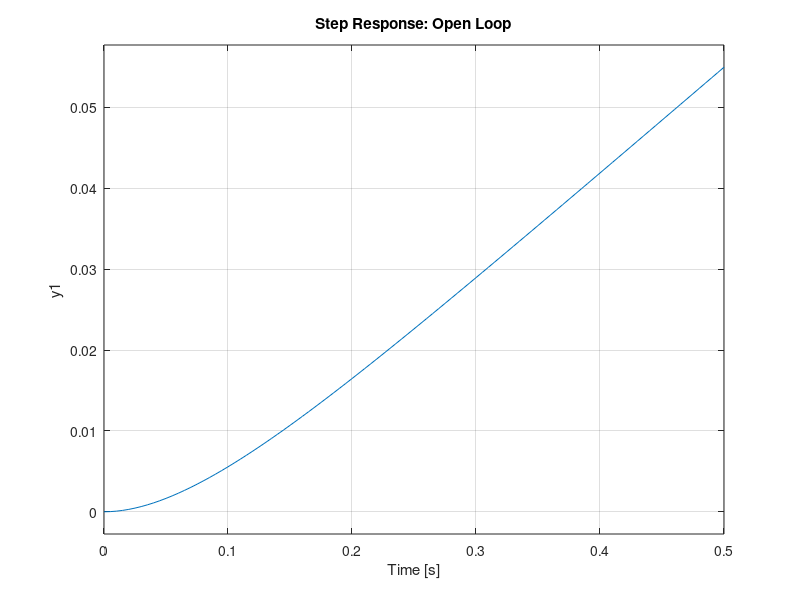
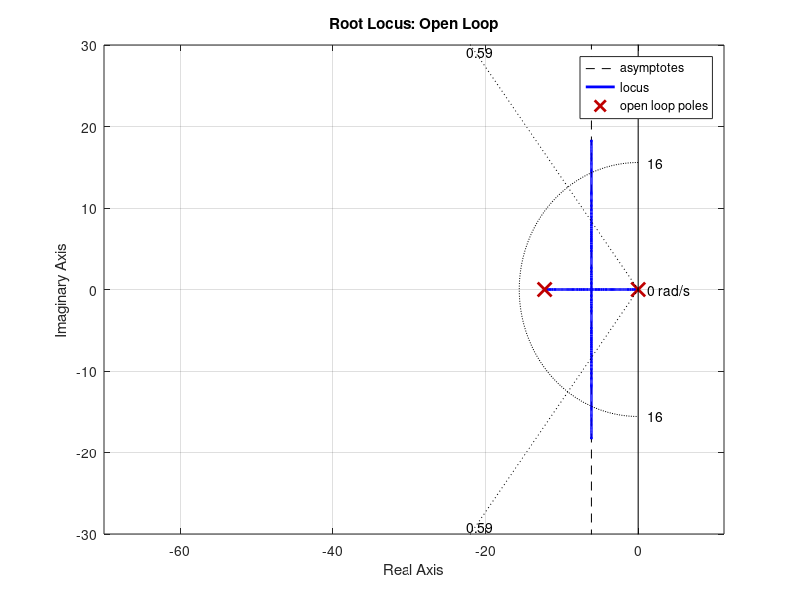
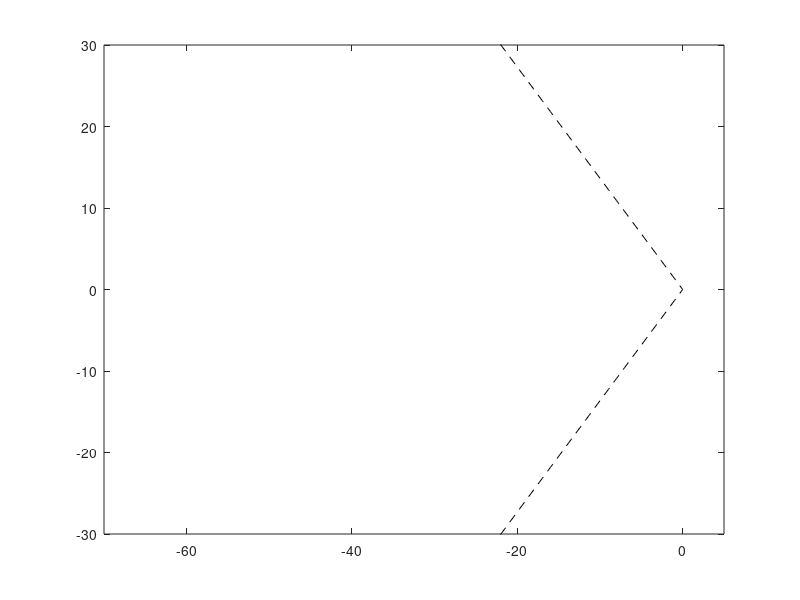
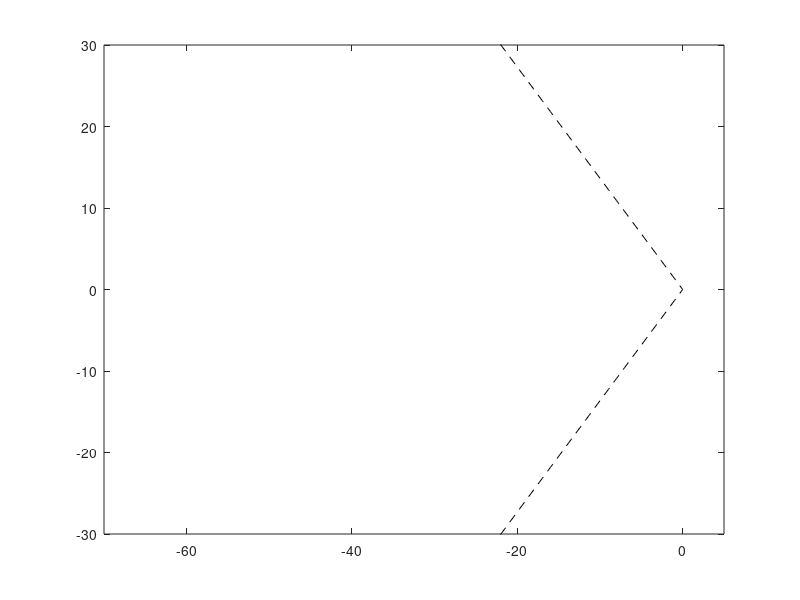

MATLAB code for these plots, in order: (Note: this script raises an error after producing the figures.)
clc; clear; close all;
% Thomas Lønne Stiansen - FHV Winter Semester 2025
    % For PID control with Root Locus on cart

% Constants
markSize = 10;
sign = -1; % for negative feedback
yLims = 30;
xMin = -70;
xMax = 5;
dk = 0.005;        % Root-Locus: Step size
k = 0 : dk : 46; % Root-Locus: Locus size
x = xMin : 0;

%% Plant

% Loaded from cart_Model.m
    % With Weight
        K = 0.131346246942449;
        tau = 0.081642070282424;
    % Without Weight
        % K = 0.143342010172210;
        % tau = 0.058378523227571;
s = tf('s');
G_cartVel = K / (tau*s + 1);   % G  =  V_c(s) / V_m(s)  =  [m/s] / [V]
    % Integrate to get position control
G_cartPos = G_cartVel * (1/s); % G  =  X_c(s) / V_m(s)  =  [m]   / [V]

G_OL = G_cartPos;
plant = zpk(G_OL)

% IT_1 Block
figure
step(G_OL)
title('Step Response: Open Loop')

%% Requirements

% Requirements
OS_percent = 10; % [percent]
% ts = 0.6; % [sec]
tp = 0.25; % [sec]

% Mp = OS   ,   D = zeta    ,   wn = omega_n
OS = OS_percent / 100;
    % Damping Ratio
zeta = -log(OS) / sqrt( pi^2 + log(OS)^2 ); % MATLAB: log = ln
    % Natural Frequency
% omega_n = 4/(ts*zeta);
omega_n = pi / (tp * sqrt(1 - zeta^2) );

% Damped Frequency of Oscillation
omega_d = omega_n * sqrt(1 - zeta^2);
% Exponential Damping Frequency
sigma_d = zeta*omega_n;

% Stability Lines
theta = acos(zeta);
y1 = +tan(theta)*x;
y2 = -tan(theta)*x;

%% Default System Root Locus

% Root Locus
figure
rlocus(G_OL)
title('Root Locus: Open Loop')
ylim([-yLims yLims])
xlim([xMin xMax])
sgrid(zeta, omega_n)

%% PD Design - Inspired by Lösung_11.pdf

% Desired Poles
p_w = - sigma_d + j*omega_d;

% Poles of Plant
p_i = pole(G_OL);

% Angles of System Poles
for i = 1 : length(p_i)
    phi(i) = rad2deg( atan2( (imag(p_w) - imag(p_i(i)) ), ... % Δy
                             (real(p_w) - real(p_i(i)) ) ) ); % Δx
end
% Required Angle
phi_zD = 180 + sum(phi);

% PD Zero
z_D_calc = omega_d / tand(phi_zD) + sigma_d;
    z_D = 25;

% PD Controller
% G_PD = (s + z_D);
    tau_f = 0.001;
    G_PD = (s + z_D) * 1/(tau_f*s + 1);

% Root Locus
figure
rlocus(G_OL * G_PD)
hold on
title('Root Locus: PD Design')
sgrid(zeta,omega_n);
    plot(x, y1, '--k',  x, y2, '--k');
ylim([-yLims yLims])
xlim([xMin xMax])

%%% Selected from Root-Locus %%%
% K_PD = 20;
K_PD = 1.4;

    % Pole Zero Map of PD Control
    G_CL = feedback( K_PD*G_PD * G_OL , 1, sign);
    figure
    pzmap(G_CL)
    title('Pole-Zero Map: PD Control')
    hold on
    sgrid(zeta, omega_n)
        plot(x, y1, '--k',  x, y2, '--k');
    ylim([-yLims yLims])
    xlim([xMin xMax])

%% PI Design - Inspired by Lösung_11.pdf

% Zero Selection
z_I = [0.3 1 2 4];
for i = 1 : length(z_I)
    G_PI(i) = ( s + z_I(i) ) / s;
end

% Step response of PI zeros
figure;
Legend = cell(length(z_I),1);
for i = 1 : length(z_I)
    step( feedback(G_PD*G_PI(i)*G_OL, 1, -1) );
    axis([0 10 0 1.25]);
    Legend{i} = strcat('z_c = ', num2str(z_I(i)));
    hold on;
end
legend(Legend, 'Location','southeast');
title('Step Response: PI Design')
yline(1.05, '--k')
yline(0.95, '--k')

%%% Selected from Response %%%
z_I_idx = 4;

%% Combined

G_c = ( K_PD*G_PD * G_PI(z_I_idx) );

% Root Locus
figure
rlocus(G_OL * G_c)
hold on
title('Root Locus: PID Design')
sgrid(zeta, omega_n)
    plot(x, y1, '--k',  x, y2, '--k');
ylim([-yLims yLims])
xlim([xMin xMax])

%%% Selected from Root-Locus %%%
K_PID = 42.5;

%% Controller

G_C = K_PID * G_c;
% G_C = pidtune(G_OL, 'PID');

% Proportional
G_CL = feedback( G_C*G_OL , 1, sign);

% Pole Zero Map of PID Control
figure
pzmap(G_CL)
title('Pole-Zero Map: PID Control')
hold on
sgrid(zeta, omega_n)
    plot(x, y1, '--k',  x, y2, '--k');
ylim([-yLims yLims])
xlim([xMin xMax])

% Plot time response
figure
step(G_CL)
stepinfo(G_CL)
title('Step Response: Closed Loop')

%% Convert to discrete with Tustin transform

G_C
t_sample = 0.01;
G_C_discrete = c2d(G_C, t_sample, 'tustin')

%% LPF discrete

dSigFilt = s/(tau_f*s+1);
dSigFilt_discrete = c2d(dSigFilt, t_sample, 'tustin')
